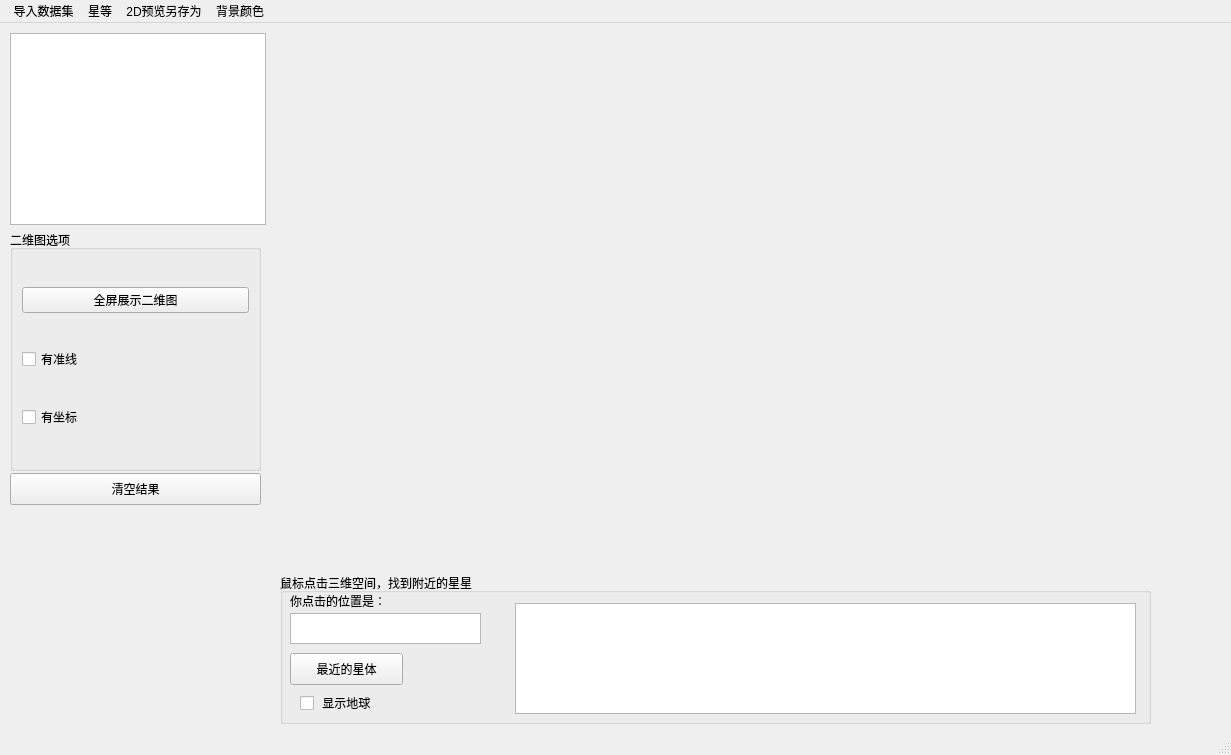
<?xml version="1.0" encoding="UTF-8"?>
<ui version="4.0">
 <class>LookUp2TheStars</class>
 <widget class="QMainWindow" name="LookUp2TheStars">
  <property name="geometry">
   <rect>
    <x>0</x>
    <y>0</y>
    <width>1231</width>
    <height>755</height>
   </rect>
  </property>
  <property name="windowTitle">
   <string>仰望</string>
  </property>
  <widget class="QWidget" name="centralwidget">
   <widget class="QGroupBox" name="tools2D">
    <property name="geometry">
     <rect>
      <x>10</x>
      <y>207</y>
      <width>251</width>
      <height>241</height>
     </rect>
    </property>
    <property name="title">
     <string>二维图选项</string>
    </property>
    <layout class="QVBoxLayout" name="verticalLayout">
     <item>
      <widget class="QPushButton" name="fullScreenBtn">
       <property name="text">
        <string>全屏展示二维图</string>
       </property>
      </widget>
     </item>
     <item>
      <widget class="QCheckBox" name="alignmentLinesCheckBox">
       <property name="text">
        <string>有准线</string>
       </property>
      </widget>
     </item>
     <item>
      <widget class="QCheckBox" name="coordinatesCheckBox">
       <property name="text">
        <string>有坐标</string>
       </property>
      </widget>
     </item>
    </layout>
   </widget>
   <widget class="QGraphicsView" name="preview2D">
    <property name="geometry">
     <rect>
      <x>10</x>
      <y>10</y>
      <width>256</width>
      <height>192</height>
     </rect>
    </property>
   </widget>
   <widget class="QGroupBox" name="tools3D">
    <property name="geometry">
     <rect>
      <x>280</x>
      <y>550</y>
      <width>871</width>
      <height>151</height>
     </rect>
    </property>
    <property name="title">
     <string>鼠标点击三维空间，找到附近的星星</string>
    </property>
    <widget class="QTextEdit" name="mouseXYTextEdit">
     <property name="geometry">
      <rect>
       <x>10</x>
       <y>40</y>
       <width>191</width>
       <height>31</height>
      </rect>
     </property>
    </widget>
    <widget class="QLabel" name="label_3">
     <property name="geometry">
      <rect>
       <x>10</x>
       <y>20</y>
       <width>101</width>
       <height>16</height>
      </rect>
     </property>
     <property name="text">
      <string>你点击的位置是：</string>
     </property>
    </widget>
    <widget class="QPushButton" name="findStarBtn">
     <property name="geometry">
      <rect>
       <x>10</x>
       <y>80</y>
       <width>113</width>
       <height>32</height>
      </rect>
     </property>
     <property name="text">
      <string>最近的星体</string>
     </property>
    </widget>
    <widget class="QTextBrowser" name="closestStarTextBrowser">
     <property name="geometry">
      <rect>
       <x>235</x>
       <y>30</y>
       <width>621</width>
       <height>111</height>
      </rect>
     </property>
    </widget>
    <widget class="QCheckBox" name="checkBox">
     <property name="geometry">
      <rect>
       <x>20</x>
       <y>120</y>
       <width>86</width>
       <height>20</height>
      </rect>
     </property>
     <property name="text">
      <string> 显示地球</string>
     </property>
    </widget>
   </widget>
   <widget class="QPushButton" name="resetBtn">
    <property name="geometry">
     <rect>
      <x>10</x>
      <y>450</y>
      <width>251</width>
      <height>32</height>
     </rect>
    </property>
    <property name="text">
     <string>清空结果</string>
    </property>
   </widget>
   <widget class="QWidget" name="verticalLayoutWidget">
    <property name="geometry">
     <rect>
      <x>290</x>
      <y>10</y>
      <width>861</width>
      <height>531</height>
     </rect>
    </property>
    <layout class="QVBoxLayout" name="verticalLayout_2"/>
   </widget>
  </widget>
  <widget class="QStatusBar" name="statusbar"/>
  <widget class="QMenuBar" name="menubar">
   <property name="geometry">
    <rect>
     <x>0</x>
     <y>0</y>
     <width>1231</width>
     <height>22</height>
    </rect>
   </property>
   <widget class="QMenu" name="menuSaveAs">
    <property name="title">
     <string>2D预览另存为</string>
    </property>
    <addaction name="actionpng"/>
    <addaction name="actionjpeg"/>
    <addaction name="actionsvg"/>
   </widget>
   <widget class="QMenu" name="menuStarStandard">
    <property name="title">
     <string>星等</string>
    </property>
    <addaction name="action1"/>
    <addaction name="action2"/>
    <addaction name="action3"/>
    <addaction name="action4"/>
   </widget>
   <widget class="QMenu" name="menuDataset">
    <property name="title">
     <string> 导入数据集</string>
    </property>
    <addaction name="actionBSC"/>
    <addaction name="actionHipparcos"/>
   </widget>
   <widget class="QMenu" name="backgroundMenu">
    <property name="title">
     <string>背景颜色</string>
    </property>
    <addaction name="actionNatrual"/>
    <addaction name="actionPurple_sky"/>
    <addaction name="actionGreyscale"/>
    <addaction name="actionPrinter_friendly"/>
    <addaction name="actionPrinter_greyscale"/>
   </widget>
   <addaction name="menuDataset"/>
   <addaction name="menuStarStandard"/>
   <addaction name="menuSaveAs"/>
   <addaction name="backgroundMenu"/>
  </widget>
  <action name="actionpng">
   <property name="text">
    <string>png</string>
   </property>
  </action>
  <action name="actionjpeg">
   <property name="text">
    <string>jpeg</string>
   </property>
  </action>
  <action name="actionsvg">
   <property name="text">
    <string>svg</string>
   </property>
  </action>
  <action name="action1">
   <property name="text">
    <string>1</string>
   </property>
  </action>
  <action name="action2">
   <property name="text">
    <string>2</string>
   </property>
  </action>
  <action name="action3">
   <property name="text">
    <string>3</string>
   </property>
  </action>
  <action name="action4">
   <property name="text">
    <string>4</string>
   </property>
  </action>
  <action name="actionBSC">
   <property name="text">
    <string>BSC</string>
   </property>
   <property name="iconText">
    <string>BSC</string>
   </property>
  </action>
  <action name="actionHipparcos">
   <property name="text">
    <string>Hipparcos</string>
   </property>
  </action>
  <action name="actionNatrual">
   <property name="text">
    <string>Natrual</string>
   </property>
  </action>
  <action name="actionPurple_sky">
   <property name="text">
    <string>Purple sky</string>
   </property>
  </action>
  <action name="actionGreyscale">
   <property name="text">
    <string>Greyscale</string>
   </property>
  </action>
  <action name="actionPrinter_friendly">
   <property name="text">
    <string>Printer friendly</string>
   </property>
  </action>
  <action name="actionPrinter_greyscale">
   <property name="text">
    <string>Printer greyscale</string>
   </property>
  </action>
 </widget>
 <resources/>
 <connections/>
</ui>
